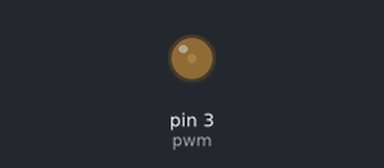
Simulated run of this sketch. Board: Arduino Uno, built with avr-gcc and run on an emulated ATmega328P. On the bench: output pins drawn as LEDs (lit = HIGH).

Above: at 0.05 s.
At 0.5 s:
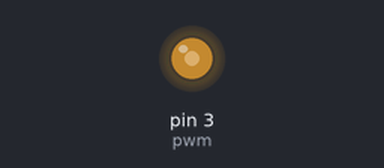
At 0.7 s:
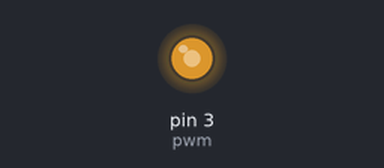
At 1.0 s:
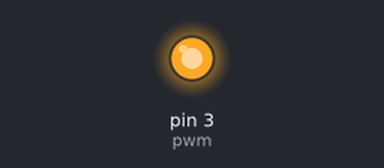
Timing chart, 0 to 3.0 s (numbered marks = the images above):
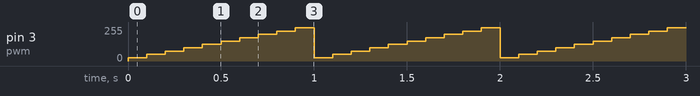

The sketch:

led_pwm_brightness.ino
```cpp
const int pwm = 3;
const int delayTime = 100;

void setup() {
  // put your setup code here, to run once:
  pinMode(pwm, OUTPUT);
}

void loop() {
  // put your main code here, to run repeatedly:
  analogWrite(pwm, 25);
  delay(delayTime);
  analogWrite(pwm, 50);
  delay(delayTime);
  analogWrite(pwm, 75);
  delay(delayTime);
  analogWrite(pwm, 100);
  delay(delayTime);
  analogWrite(pwm, 125);
  delay(delayTime);
  analogWrite(pwm, 150);
  delay(delayTime);
  analogWrite(pwm, 175);
  delay(delayTime);
  analogWrite(pwm, 200);
  delay(delayTime);
  analogWrite(pwm, 225);
  delay(delayTime);
  analogWrite(pwm, 250);
  delay(delayTime);
}
```

Measured:
- by itself, pin 3 (pwm): repeats every 1.0 s: 50/255 0.10 s, 75/255 0.10 s, 100/255 0.10 s, 125/255 0.10 s, 150/255 0.10 s, 175/255 0.10 s, 200/255 0.10 s, 225/255 0.10 s, 250/255 0.10 s, 25/255 0.10 s
